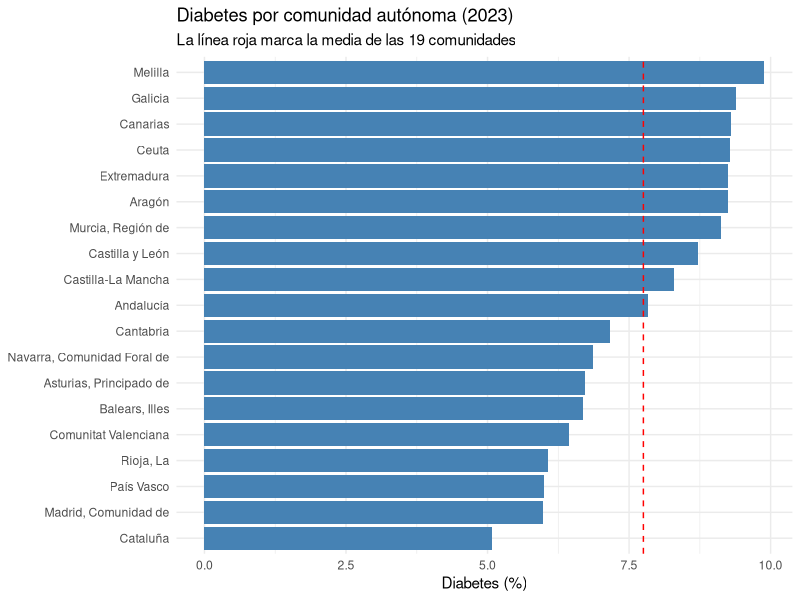
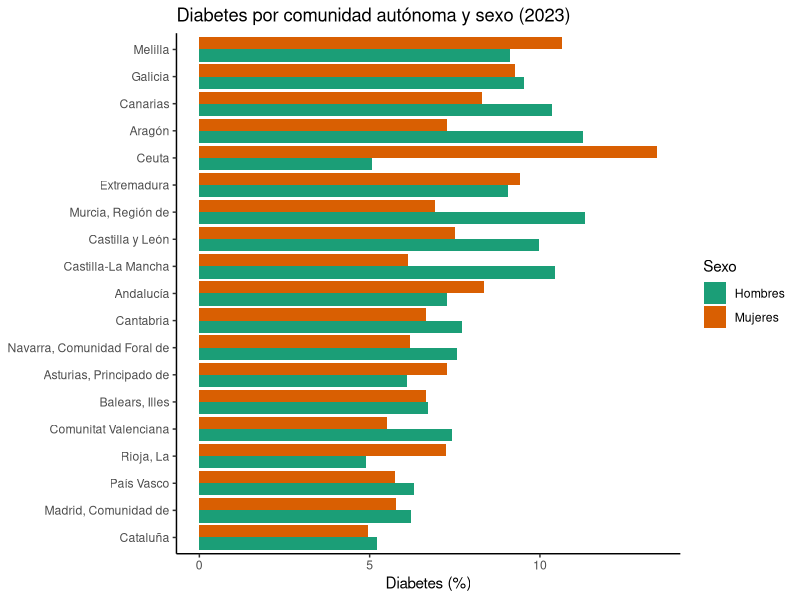
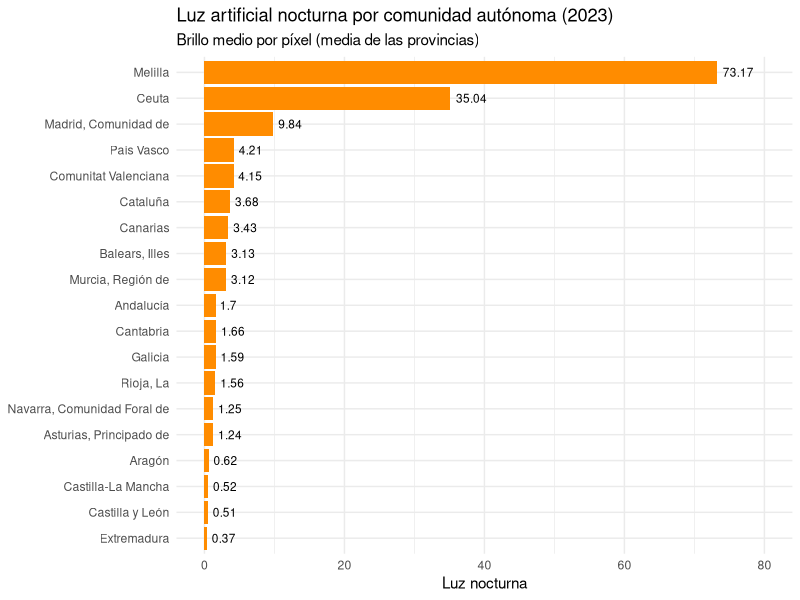
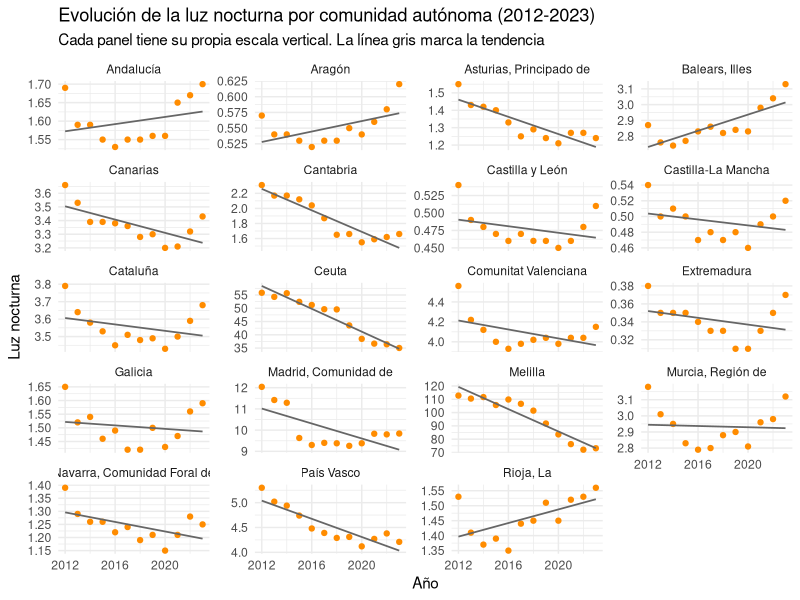
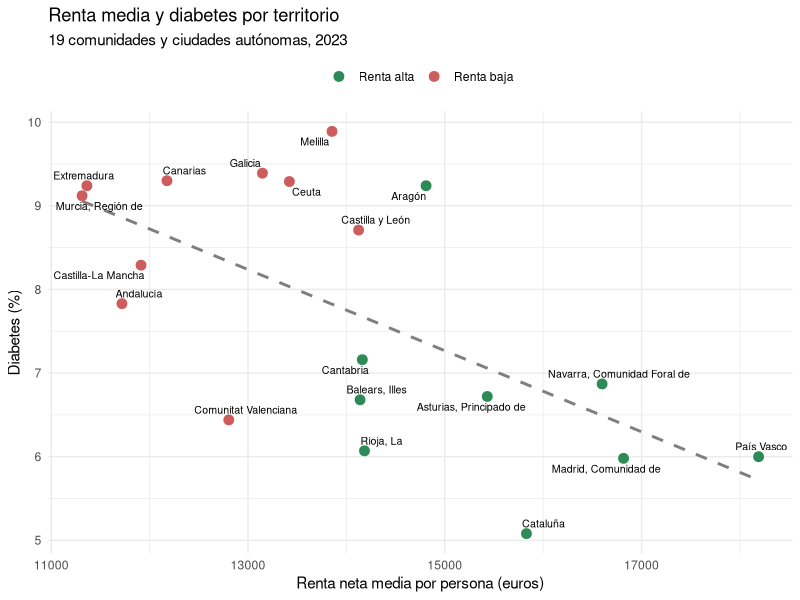
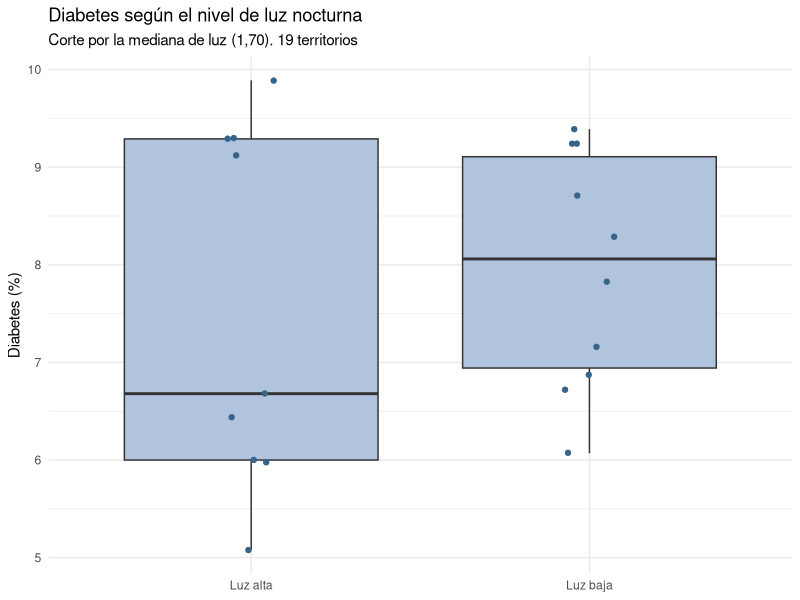
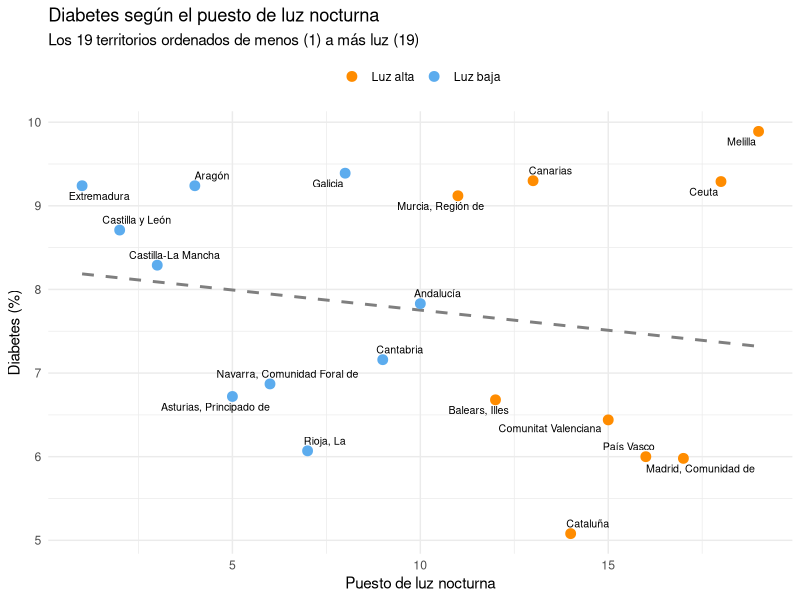

Recreate these plots in R, in order.
## ---- chunk 1
knitr::opts_chunk$set(echo = TRUE, warning = FALSE, message = FALSE)
## ---- chunk 2
# Paquetes que usa el seminario. Si falta alguno, ejecutar una sola vez
# en la consola (no hace falta al compilar):
# install.packages("tidyverse")
# install.packages("jsonlite")
# install.packages("ggrepel")
# install.packages("knitr")
# install.packages("rmarkdown")

library(readr)
library(dplyr)

## ---- chunk 3
datos <- read_csv("OUTPUT/DATA/luz_diabetes_ccaa_2023.csv")
## ---- chunk 4
tabla_diabetes <- datos %>%
  select(comunidad, diabetes_pct) %>%
  arrange(desc(diabetes_pct)) %>%
  mutate(puesto = row_number()) %>%
  select(puesto, comunidad, diabetes_pct)

knitr::kable(tabla_diabetes,
             col.names = c("Puesto", "Comunidad", "Diabetes (%)"),
             caption = "Comunidades ordenadas de mayor a menor porcentaje de diabetes (2023)")
## ---- chunk 5
resumen <- datos %>%
  summarise(n       = n(),
            media   = mean(diabetes_pct),
            mediana = median(diabetes_pct),
            desv    = sd(diabetes_pct),
            minimo  = min(diabetes_pct),
            q1      = quantile(diabetes_pct, 0.25),
            q3      = quantile(diabetes_pct, 0.75),
            maximo  = max(diabetes_pct))

knitr::kable(resumen, digits = 2,
             caption = "Resumen estadístico del porcentaje de diabetes por comunidad")

# Para el texto
com_max <- tabla_diabetes$comunidad[1]
com_min <- tabla_diabetes$comunidad[nrow(tabla_diabetes)]
## ---- chunk 6

library(tidyverse)
library(ggrepel) #instalarlo con: install.packages("ggrepel")
## ---- chunk 7
ggplot(tabla_diabetes,
       aes(x = reorder(comunidad, diabetes_pct), y = diabetes_pct)) +
  geom_col(fill = "steelblue") +
  geom_hline(yintercept = mean(tabla_diabetes$diabetes_pct),
             linetype = "dashed", colour = "red") +
  coord_flip() +
  labs(title = "Diabetes por comunidad autónoma (2023)",
       subtitle = "La línea roja marca la media de las 19 comunidades",
       x = NULL,
       y = "Diabetes (%)") +
  theme_minimal()
## ---- chunk 8
diabetes_sexo <- read_csv("OUTPUT/DATA/diabetes_ccaa_sexo_2023.csv")
## ---- chunk 9
hombres <- diabetes_sexo %>%
  filter(sexo == "Hombres") %>%
  rename(hombres = diabetes_pct) %>%
  select(comunidad, hombres)

mujeres <- diabetes_sexo %>%
  filter(sexo == "Mujeres") %>%
  rename(mujeres = diabetes_pct) %>%
  select(comunidad, mujeres)

tabla_sexo <- hombres %>%
  left_join(mujeres, by = "comunidad") %>%
  mutate(diferencia = round(hombres - mujeres, 2)) %>%
  arrange(desc(diferencia))

tabla_sexo
## ---- chunk 10
ggplot(data = diabetes_sexo,
       aes(x = fct_reorder(comunidad, diabetes_pct, .fun = mean),
           y = diabetes_pct, fill = sexo)) +
  geom_col(position = "dodge") +
  coord_flip() +
  scale_fill_brewer(palette = "Dark2") +
  labs(title = "Diabetes por comunidad autónoma y sexo (2023)",
       x = NULL, y = "Diabetes (%)", fill = "Sexo") +
  theme_classic()
## ---- chunk 11
medias_sexo <- diabetes_sexo %>%
  group_by(sexo) %>%
  summarise(media = mean(diabetes_pct), .groups = "drop")

media_h <- medias_sexo$media[medias_sexo$sexo == "Hombres"]
media_m <- medias_sexo$media[medias_sexo$sexo == "Mujeres"]

n_h_mayor   <- nrow(filter(tabla_sexo, diferencia > 0))
com_dif_max <- tabla_sexo$comunidad[1]
dif_max     <- tabla_sexo$diferencia[1]
com_dif_min <- tabla_sexo$comunidad[nrow(tabla_sexo)]
dif_min     <- tabla_sexo$diferencia[nrow(tabla_sexo)]
## ---- chunk 12
luz <- read_csv("OUTPUT/DATA/luz_ccaa_2023.csv")

luz <- luz %>%
  arrange(desc(luz_media))

slice_head(luz, n = 5)
slice_tail(luz, n = 5)
## ---- chunk 13
luz %>%
  summarise(comunidades = n(),
            media = round(mean(luz_media), 2),
            desviacion = round(sd(luz_media), 2))

luz %>%
  filter(comunidad != "Ceuta", comunidad != "Melilla") %>%
  summarise(comunidades = n(),
            media = round(mean(luz_media), 2),
            desviacion = round(sd(luz_media), 2))
## ---- chunk 14
ggplot(luz, aes(x = reorder(comunidad, luz_media), y = luz_media)) +
  geom_col(fill = "darkorange") +
  geom_text(aes(label = luz_media), hjust = -0.2, size = 3) +
  expand_limits(y = 80) +
  coord_flip() +
  labs(title = "Luz artificial nocturna por comunidad autónoma (2023)",
       subtitle = "Brillo medio por píxel (media de las provincias)",
       x = NULL,
       y = "Luz nocturna") +
  theme_minimal()
## ---- chunk 15
luz_evolucion <- read_csv("OUTPUT/DATA/luz_ccaa_2012_2023.csv")

# Comparamos el primer año (2012) con el último (2023)
cambio_luz <- luz_evolucion %>%
  filter(anio == 2012 | anio == 2023) %>%
  select(comunidad, anio, luz_media) %>%
  pivot_wider(names_from = anio, values_from = luz_media) %>%
  mutate(cambio_pct = round((`2023` - `2012`) / `2012` * 100, 1)) %>%
  arrange(desc(cambio_pct))

knitr::kable(cambio_luz,
             col.names = c("Comunidad", "Luz 2012", "Luz 2023", "Cambio (%)"),
             caption = "Luz nocturna en 2012 y en 2023 y cambio entre los dos años")
## ---- chunk 16
ggplot(luz_evolucion, aes(x = anio, y = luz_media)) +
  geom_point(colour = "darkorange", size = 1.5) +
  geom_smooth(method = "lm", se = FALSE, colour = "grey40", linewidth = 0.6) +
  facet_wrap(~ comunidad, ncol = 4, scales = "free_y") +
  labs(title = "Evolución de la luz nocturna por comunidad autónoma (2012-2023)",
       subtitle = "Cada panel tiene su propia escala vertical. La línea gris marca la tendencia",
       x = "Año",
       y = "Luz nocturna") +
  theme_minimal()
## ---- chunk 17
renta <- read_csv("OUTPUT/DATA/renta_ccaa_2023.csv")
diabetes_luz <- read_csv("OUTPUT/DATA/luz_diabetes_ccaa_2023.csv")

renta_diabetes <- left_join(diabetes_luz, renta, by = "comunidad")

# Comprobamos que no se ha quedado ningún territorio sin renta
sum(is.na(renta_diabetes$renta_euros))
## ---- chunk 18
knitr::kable(renta %>% arrange(desc(renta_euros)),
             col.names = c("Comunidad", "Renta media por persona (€)"),
             caption = "Renta neta media por persona en 2023, de mayor a menor")
## ---- chunk 19
# Separamos por la mediana de renta, igual que hicimos con la luz
mediana_renta <- median(renta_diabetes$renta_euros)
mediana_renta

renta_diabetes <- renta_diabetes %>% 
  mutate(grupo_renta = case_when(renta_euros > mediana_renta ~ "Renta alta",
                                 .default = "Renta baja"))

renta_diabetes %>% 
  group_by(grupo_renta) %>% 
  summarise(territorios = n(),
            diabetes_media = round(mean(diabetes_pct), 2),
            diabetes_min = min(diabetes_pct),
            diabetes_max = max(diabetes_pct))
## ---- chunk 20
ggplot(renta_diabetes, aes(x = renta_euros, y = diabetes_pct)) +
  geom_smooth(method = "lm", se = FALSE, colour = "grey50", linetype = "dashed") +
  geom_point(aes(colour = grupo_renta), size = 3) +
  geom_text_repel(aes(label = comunidad), size = 2.7) +
  scale_colour_manual(values = c("Renta alta" = "seagreen",
                                 "Renta baja" = "indianred")) +
  labs(title = "Renta media y diabetes por territorio",
       subtitle = "19 comunidades y ciudades autónomas, 2023",
       x = "Renta neta media por persona (euros)",
       y = "Diabetes (%)",
       colour = NULL) +
  theme_minimal() +
  theme(legend.position = "top")
## ---- chunk 21
luz_diabetes <- read_csv("OUTPUT/DATA/luz_diabetes_ccaa_2023.csv")

# Mediana de la luz nocturna: parte los 19 territorios en dos mitades
mediana_luz <- median(luz_diabetes$ntl_mean)
mediana_luz

# Cada territorio a un grupo según quede por encima o por debajo de la mediana
luz_diabetes <- luz_diabetes %>% 
  mutate(grupo_luz = case_when(ntl_mean > mediana_luz ~ "Luz alta",
                               .default = "Luz baja"))

# Tabla comparativa
comparacion <- luz_diabetes %>% 
  group_by(grupo_luz) %>% 
  summarise(territorios = n(),
            diabetes_media = round(mean(diabetes_pct), 2),
            diabetes_min = min(diabetes_pct),
            diabetes_max = max(diabetes_pct))

comparacion
## ---- chunk 22
ggplot(luz_diabetes, aes(x = grupo_luz, y = diabetes_pct)) +
  geom_boxplot(fill = "lightsteelblue") +
  geom_jitter(width = 0.08, colour = "steelblue4") +
  labs(title = "Diabetes según el nivel de luz nocturna",
       subtitle = "Corte por la mediana de luz (1,70). 19 territorios",
       x = NULL,
       y = "Diabetes (%)") +
  theme_minimal()
## ---- chunk 23
# Ordenamos por luz y damos a cada territorio su puesto (1 = menos luz)
puestos <- luz_diabetes %>% 
  arrange(ntl_mean) %>% 
  mutate(puesto_luz = row_number())

ggplot(puestos, aes(x = puesto_luz, y = diabetes_pct)) +
  geom_smooth(method = "lm", se = FALSE, colour = "grey50", linetype = "dashed") +
  geom_point(aes(colour = grupo_luz), size = 3) +
  geom_text_repel(aes(label = comunidad), size = 2.7) +
  scale_colour_manual(values = c("Luz alta" = "darkorange",
                                 "Luz baja" = "steelblue2")) +
  labs(title = "Diabetes según el puesto de luz nocturna",
       subtitle = "Los 19 territorios ordenados de menos (1) a más luz (19)",
       x = "Puesto de luz nocturna",
       y = "Diabetes (%)",
       colour = NULL) +
  theme_minimal() +
  theme(legend.position = "top")
